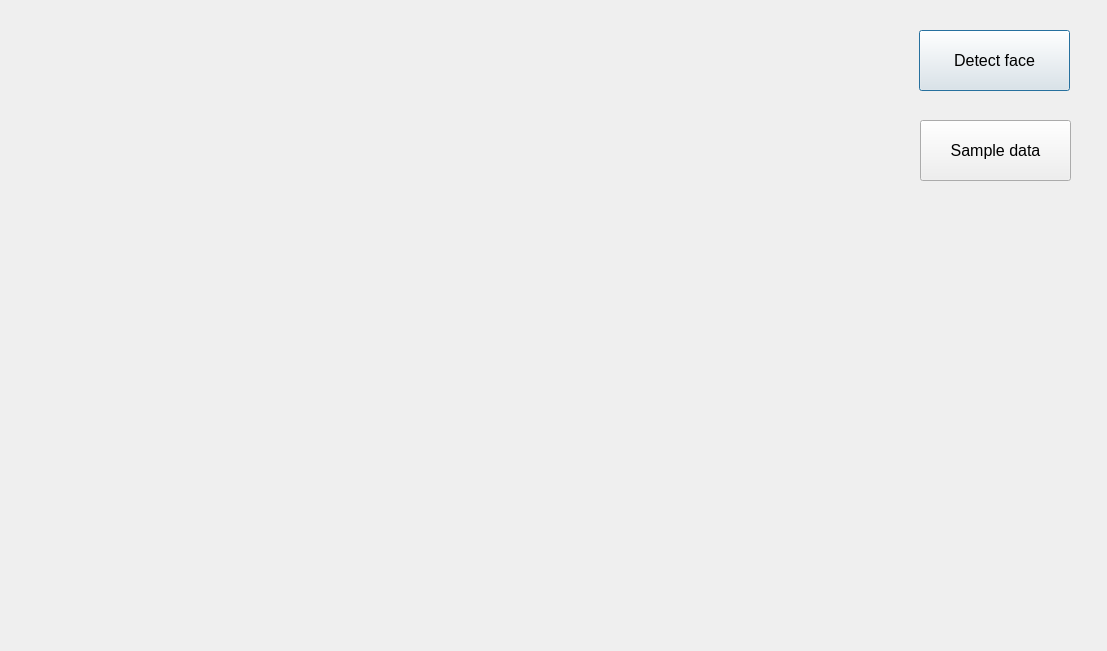
<?xml version="1.0" encoding="UTF-8"?>
<ui version="4.0">
 <class>CameraControllerClass</class>
 <widget class="QDialog" name="CameraControllerClass">
  <property name="geometry">
   <rect>
    <x>0</x>
    <y>0</y>
    <width>1107</width>
    <height>651</height>
   </rect>
  </property>
  <property name="windowTitle">
   <string>CameraController</string>
  </property>
  <widget class="QLabel" name="QLabel_Camera">
   <property name="geometry">
    <rect>
     <x>0</x>
     <y>0</y>
     <width>911</width>
     <height>651</height>
    </rect>
   </property>
   <property name="text">
    <string/>
   </property>
  </widget>
  <widget class="QPushButton" name="QPushButton_DetectFace">
   <property name="geometry">
    <rect>
     <x>919</x>
     <y>30</y>
     <width>151</width>
     <height>61</height>
    </rect>
   </property>
   <property name="font">
    <font>
     <pointsize>12</pointsize>
    </font>
   </property>
   <property name="text">
    <string>Detect face</string>
   </property>
  </widget>
  <widget class="QPushButton" name="QPushButton_SampleData">
   <property name="geometry">
    <rect>
     <x>920</x>
     <y>120</y>
     <width>151</width>
     <height>61</height>
    </rect>
   </property>
   <property name="font">
    <font>
     <pointsize>12</pointsize>
    </font>
   </property>
   <property name="text">
    <string>Sample data</string>
   </property>
  </widget>
 </widget>
 <layoutdefault spacing="6" margin="11"/>
 <resources/>
 <connections/>
</ui>
